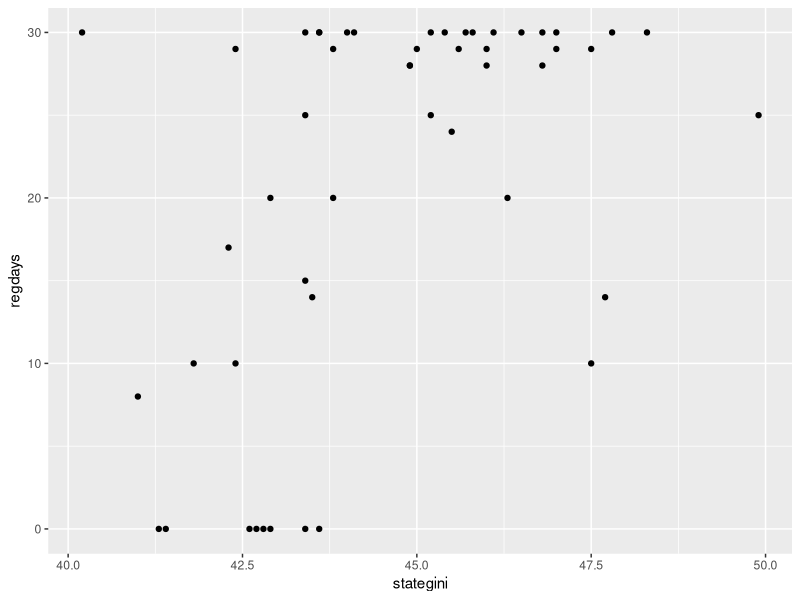

Write R code to recreate this figure. (Note: this script raises an error after producing the figure.)
### Classical Linear Regression, Assumptions, and Violations

# Load packages, installing if necessary
if(require(ggplot2) == FALSE) {
    install.packages("ggplot2")
    require(ggplot2)
}

if(require(car) == FALSE) {
    install.packages("car")
    require(car)
} 

# Load data
states <- read.csv("statereg.csv")

# Do states with more income inequality have earlier registration deadlines?
qplot(y = regdays, x= stategini, data=states)

m1 <- lm(regdays ~ stategini + stdiversity + over64 + college + stincpc +
             south, data=states)

summary(m1)



### Diagnostics

residualPlots(m1)

# Okay, the residuals indicate that the linearity assumption is problematic,
# so we'll add a squared term.  Atheoretical, but let's see what we get.
m2 <- lm(regdays ~ stategini + I(stategini^2) + stdiversity + over64 + 
             college + stincpc + south, data=states) 

summary(m2)

residualPlots(m2) # Looks good, but what do these results mean?

fake.state <- data.frame(stategini = seq(40,50,.1),
                          stdiversity = mean(states$stdiversity),
                          over64 = mean(states$over64),
                          college = mean(states$college),
                          stincpc = mean(states$stincpc),
                          south = 0)
fake.state$regdays <- predict(m2, fake.state)

ggplot(fake.state, aes(stategini, regdays)) + geom_line() 

# Back to m1--since we don't have theory, m2 could just be overfitting the data

# Influence: outlying observations with leverage
influenceIndexPlot(m1, id.n=3, labels=states$state)

influencePlot(m1, id.n=3, labels=states$state)

m1a <- update(m1, subset = states$state != "Connecticut" & states$state != "WestVirginia")
compareCoefs(m1, m1a)

# Multicollinearity
vif(m1)
sqrt(vif(m1)) #confidence intervals increased by a factor of root VIF
